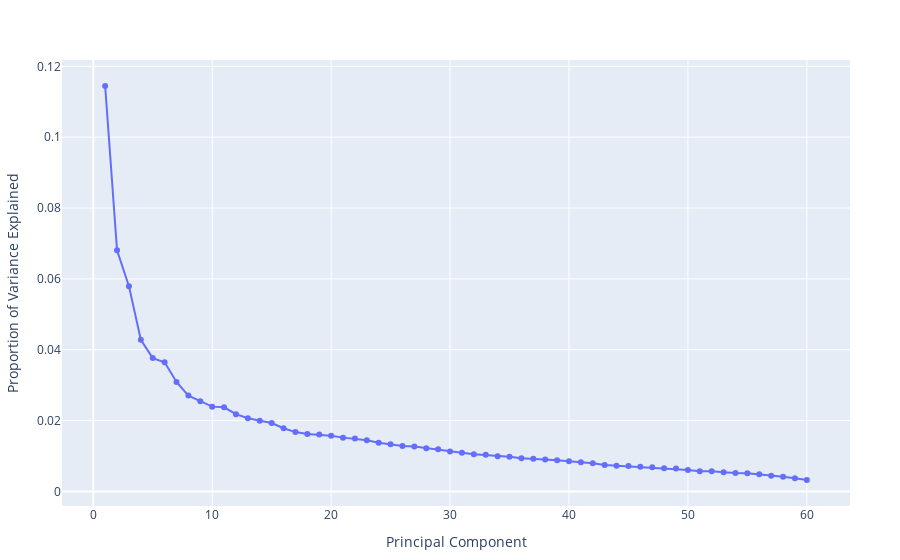

The code cell stored with this chart in its notebook:
### Code cell
x_plot_new = [i for i in 1:60]
plot([scatter(
    x = x_plot_new,
    y = pca_info_mat[2,:],
    mode = "lines+markers",),
   ],
    Layout(yaxis_title="Proportion of Variance Explained", xaxis_title="Principal Component")
)

### Figure 1 — Plotly figure (JSON) as saved in the notebook; plotly's stock layout.template omitted (floating-point values rounded to 4 significant figures)
{"data": [{"mode": "lines+markers", "type": "scatter", "x": [1, 2, 3, 4, 5, 6, 7, 8, 9, 10, 11, 12, 13, 14, 15, 16, 17, 18, 19, 20, 21, 22, 23, 24, 25, 26, 27, 28, 29, 30, 31, 32, 33, 34, 35, 36, 37, 38, 39, 40, 41, 42, 43, 44, 45, 46, 47, 48, 49, 50, 51, 52, 53, 54, 55, 56, 57, 58, 59, 60], "y": [0.1144, 0.06806, 0.05795, 0.04279, 0.03763, 0.03646, 0.03089, 0.02706, 0.02548, 0.02394, 0.02374, 0.0218, 0.02064, 0.01994, 0.0193, 0.01785, 0.01675, 0.01623, 0.01606, 0.01572, 0.01518, 0.01491, 0.01446, 0.01373, 0.01333, 0.01285, 0.01268, 0.01219, 0.0119, 0.01129, 0.01091, 0.01053, 0.01034, 0.009956, 0.009815, 0.00938, 0.009216, 0.009023, 0.008794, 0.008488, 0.0082, 0.007956, 0.007445, 0.007255, 0.007142, 0.006954, 0.006835, 0.006518, 0.006457, 0.006057, 0.005706, 0.005676, 0.005429, 0.005166, 0.005156, 0.004852, 0.004418, 0.004131, 0.003719, 0.003236]}], "layout": {"margin": {"b": 50, "l": 50, "r": 50, "t": 60}, "xaxis": {"title": {"text": "Principal Component"}}, "yaxis": {"title": {"text": "Proportion of Variance Explained"}}}}
